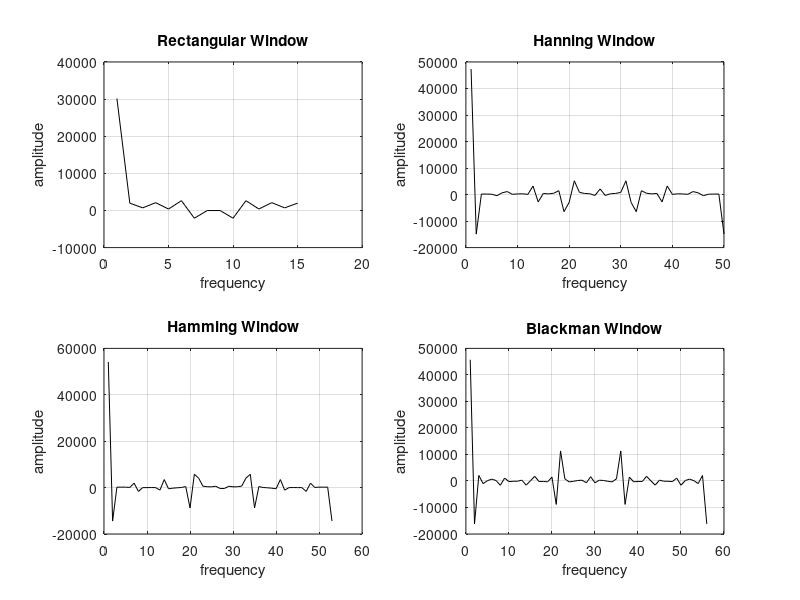

This chart was generated by the following MATLAB code:

% pass band freq=1.5kHz
% transition width = 0.5Khz
% sampling freq= 8KHz
% stop band attenuation> 20dB

clc;
clear all;
close all;
fp=1500;
t=500;
fs=8000;
wc=2*pi*(fp/fs);
N1=ceil(0.9*fs/t);
N2=ceil(3.1*fs/t);
N3=ceil(3.3*fs/t);
N4=ceil(3.5*fs/t);
n1=1:N1


rec(n1)=ones(1,N1);
hd1=2*fp*sin(n1.*wc);
h1(n1)=hd1(n1).*rec(n1);
hf1=fft(abs(h1(n1)))
subplot(2,2,1);
plot(n1,hf1,'k');
title('Rectangular Window');
xlabel('frequency');
ylabel('amplitude');
grid on


n2=1:N2
han(n2)=0.5-0.5*cos(2*pi*n2/N2-1);
hd2=2*fp*sin(n2.*wc);
h2(n2)=hd2(n2).*han(n2);
hf2=fft(abs(h2(n2)))
subplot(2,2,2);
plot(n2,hf2,'k');
title('Hanning Window');
xlabel('frequency');
ylabel('amplitude');
grid on

n3=1:N3
ham(n3)=0.54-0.46*cos(2*pi*n3/N3-1);
hd3=2*fp*sin(n3.*wc);
h3(n3)=hd3(n3).*ham(n3);
hf3=fft(abs(h3(n3)))
subplot(2,2,3);
plot(n3,hf3,'k');
title('Hamming Window');
xlabel('frequency');
ylabel('amplitude');
grid on

n4=1:N4
blc(n4)=0.42-0.5*cos(2*pi*n4/N4-1)+0.08*cos(4*pi*n4/N4-1);
hd4=2*fp*sin(n4.*wc);
h4(n4)=hd4(n4).*blc(n4);
hf4=fft(abs(h4(n4)))
subplot(2,2,4);
plot(n4,hf4,'k');
title('Blackman Window');
xlabel('frequency');
ylabel('amplitude');
grid on